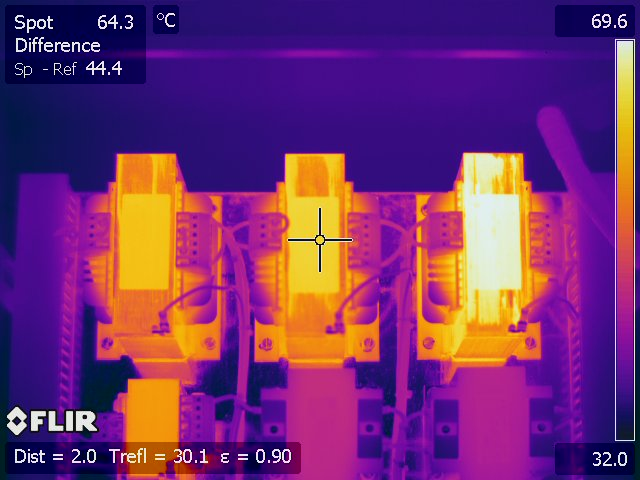
#> input picture core/cv/filr_image/Transformer.jpg, 640 x 480 px
$ python -i text_detection_by_MSER_SWT.py   (imports and definitions only)   (older library calls are emulated)
#> lines starting #> are read from the running program, lines starting #| are printed output that depends on the picture
'''
===============================================================================
-- Author:      Hamid Doostmohammadi, Azadeh Nazemi
-- Create date: 04/11/2020
-- Description:	This codes is for detection and ecxtraction of
                any text in wild range by MSER and SWT.
-- Status:      In progress
===============================================================================
'''

import argparse
import os
import sys
import numpy as np
from scipy.stats import mode, norm

import cv2
import matplotlib.pyplot as plt
import progressbar

AREA_LIM = 2.0e-4
PERIMETER_LIM = 1e-4
ASPECT_RATIO_LIM = 5.0
OCCUPATION_LIM = (0.23, 0.90)
COMPACTNESS_LIM = (3e-3, 1e-1)
SWT_TOTAL_COUNT = 10
SWT_STD_LIM = 20.0
STROKE_WIDTH_SIZE_RATIO_LIM = 0.02
STROKE_WIDTH_VARIANCE_RATIO_LIM = 0.15
STEP_LIMIT = 10
KSIZE = 3
ITERATION = 7
MARGIN = 10


def pltShow(*images):
    count = len(images)
    nRow = np.ceil(count / 3.)
    for i in range(count):
        plt.subplot(nRow, 3, i + 1)
        if len(images[i][0].shape) == 2:
            plt.imshow(images[i][0], cmap='gray')
        else:
            plt.imshow(images[i][0])
        plt.xticks([])
        plt.yticks([])
        plt.title(images[i][1])
    plt.show()


class TextDetection(object):

    def __init__(self, image_path):
#> called with image_path = '../filr_image/Transformer.jpg'
        self.imagaPath = image_path
        img = cv2.imread(image_path)
#> img is the input picture: shape (480, 640, 3); mean B, G, R 111.4, 49.6, 116.5
        h, w = img.shape[:2]
#> h = 480; w = 640

        h, w = img.shape[:2]
        rgbImg = cv2.cvtColor(img, cv2.COLOR_BGR2RGB)
        self.img = rgbImg
        self.final = rgbImg.copy()
        self.height, self.width = self.img.shape[:2]
#> self.height = 480; self.width = 640
        self.grayImg = cv2.cvtColor(self.img.copy(), cv2.COLOR_RGB2GRAY)
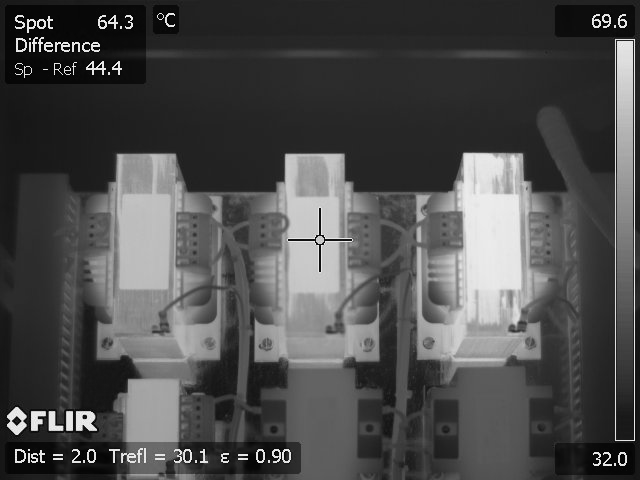
#> self.grayImg: shape (480, 640); min 0, max 253, mean 76.6
        self.cannyImg = self.applyCanny(self.img)
#> in applyCanny, `v = np.median(img)`: v = 79
#> in applyCanny, `lower = int(max(0, (1.0 - sigma) * v))`: lower = 52
#> in applyCanny, `upper = int(min(255, (1.0 + sigma) * v))`: upper = 105
#> in applyCanny, `return cv2.Canny(img, lower, upper)`:
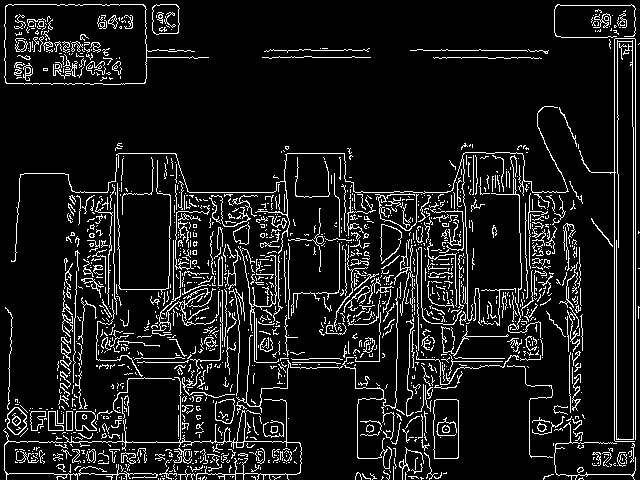
#> returned value: shape (480, 640); 9.9% white in thin lines or dots
        self.sobelX = cv2.Sobel(self.grayImg, cv2.CV_64F, 1, 0, ksize=-1)
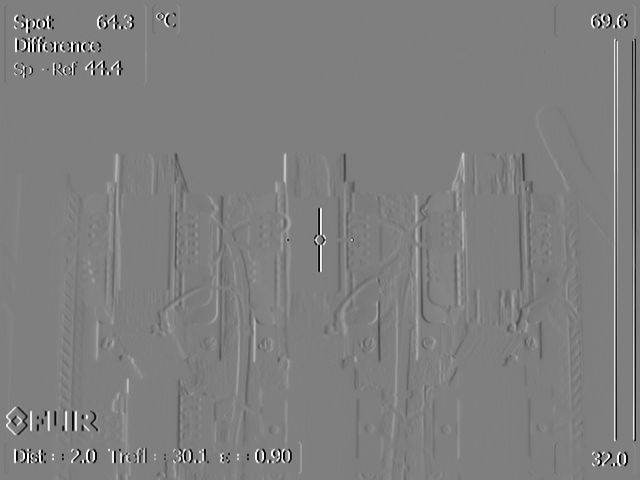
#> self.sobelX: shape (480, 640) float64; min -3738, max 3748, mean 0.2; drawn with min black and max white
        self.sobelY = cv2.Sobel(self.grayImg, cv2.CV_64F, 0, 1, ksize=-1)
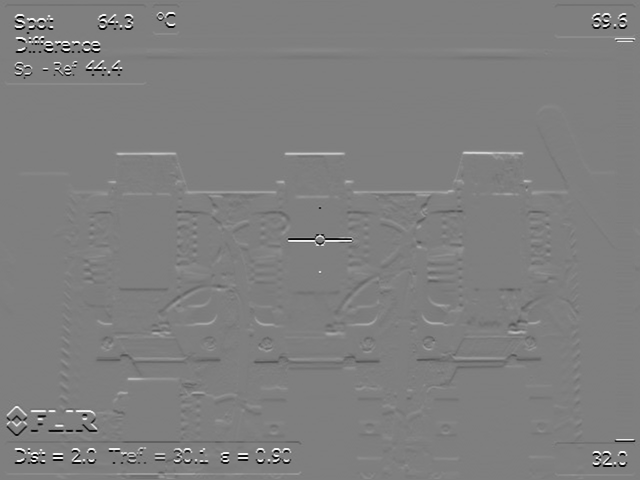
#> self.sobelY: shape (480, 640) float64; min -3779, max 3792, mean 1.8; drawn with min black and max white
        self.stepsX = self.sobelY.astype(int)
        self.stepsY = self.sobelX.astype(int)
        self.magnitudes = np.sqrt(
            self.stepsX * self.stepsX + self.stepsY * self.stepsY)
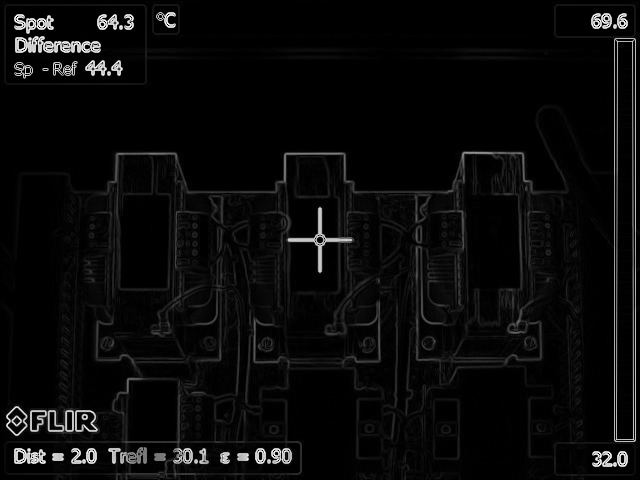
#> self.magnitudes: shape (480, 640) float64; min 0, max 4383.2, mean 181.5; drawn with min black and max white
        self.gradsX = self.stepsX / (self.magnitudes + 1e-10)
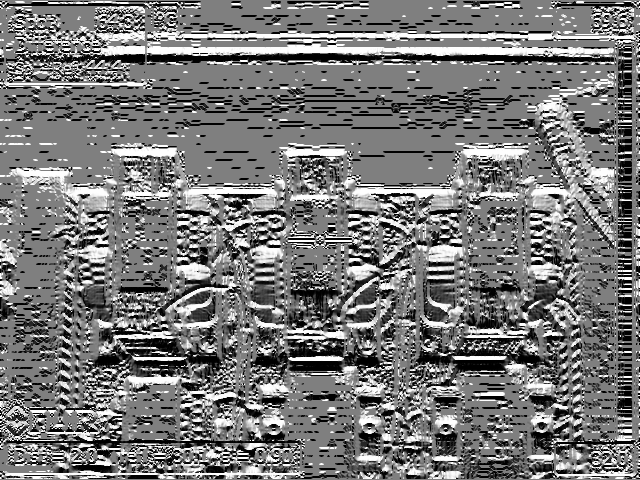
#> self.gradsX: shape (480, 640) float64; min -1, max 1, mean -0.0544; drawn with min black and max white
        self.gradsY = self.stepsY / (self.magnitudes + 1e-10)
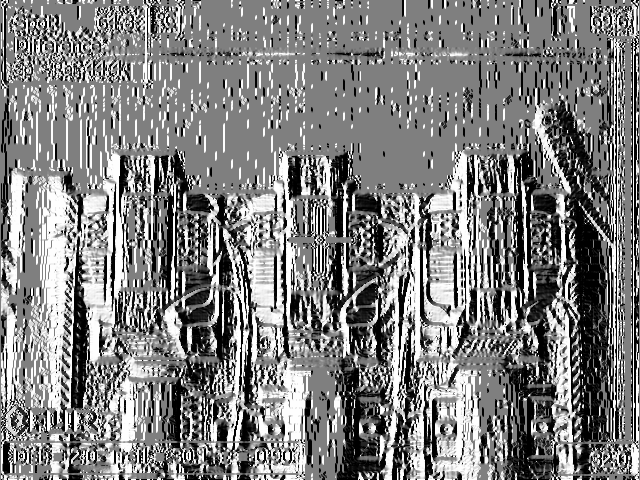
#> self.gradsY: shape (480, 640) float64; min -1, max 1, mean -8.95e-05; drawn with min black and max white

    def getMSERegions(self, img):
        mser = cv2.MSER_create()
        regions, bboxes = mser.detectRegions(img)
#> regions = 257 items; bboxes = 257 rows, first 6: [5, 4, 141, 80], [152, 5, 27, 29], [555, 5, 80, 32], [5, 442, 55, 32], [345, 305, 52, 174], [344, 256, 122, 223]
        return regions, bboxes

    def colorRegion(self, img, region):
        img[region[:, 1], region[:, 0], 0] = np.random.randint(
            low=100, high=256)
        img[region[:, 1], region[:, 0], 1] = np.random.randint(
            low=100, high=256)
        img[region[:, 1], region[:, 0], 2] = np.random.randint(
            low=100, high=256)
        return img

    def applyCanny(self, img, sigma=0.33):
        v = np.median(img)
        lower = int(max(0, (1.0 - sigma) * v))
        upper = int(min(255, (1.0 + sigma) * v))
        return cv2.Canny(img, lower, upper)

    def getRegionShape(self, region):
        return (max(region[:, 1]) - min(region[:, 1]), max(region[:, 0]) - min(region[:, 0]))

    def getRegionArea(self, region):
        return len(list(region))

    def getRegionPerimeter(self, region):
        x, y, w, h = cv2.boundingRect(region)
        return len(np.where(self.cannyImg[y:y + h, x:x + w] != 0)[0])

    def getOccupyRate(self, region):
        return (1.0 * self.getRegionArea(region)) / (self.getRegionShape(region)[0] * self.getRegionShape(region)[1] + 1.0e-10)

    def getAspectRatio(self, region):
        return (1.0 * max(self.getRegionShape(region))) / (min(self.getRegionShape(region)) + 1e-4)

    def getCompactness(self, region):
        return (1.0 * self.getRegionArea(region)) / (1.0 * self.getRegionPerimeter(region) ** 2)

    def getSolidity(self, region):
        x, y, w, h = cv2.boundingRect(region)
        return (1.0 * self.getRegionArea(region)) / ((1.0 * w * h) + 1e-10)

    def getStrokeProperties(self, strokeWidths):
        if len(strokeWidths) == 0:
            return (0, 0, 0, 0, 0, 0)
        try:
            mostStrokeWidth = mode(strokeWidths, axis=None)[0][0]
            mostStrokeWidthCount = mode(strokeWidths, axis=None)[1][0]
        except IndexError:
            mostStrokeWidth = 0
            mostStrokeWidthCount = 0
        try:
            mean, std = norm.fit(strokeWidths)
            xMin, xMax = int(min(strokeWidths)), int(max(strokeWidths))
        except ValueError:
            mean, std, xMin, xMax = 0, 0, 0, 0
        return (mostStrokeWidth, mostStrokeWidthCount, mean, std, xMin, xMax)

    def getStrokes(self, xywh):
        x, y, w, h = xywh
        strokeWidths = np.array([[np.Infinity, np.Infinity]])
        for i in range(y, y + h):
            for j in range(x, x + w):
                if self.cannyImg[i, j] != 0:
                    stepX = self.stepsX[i, j]
                    stepY = self.stepsY[i, j]
                    gradX = self.gradsX[i, j]
                    gradY = self.gradsY[i, j]

                    prevX, prevY, prevX_opp, prevY_opp, stepSize = i, j, i, j, 0

                    if DIRECTION == "light":
                        go, go_opp = True, False
                    elif DIRECTION == "dark":
                        go, go_opp = False, True
                    else:
                        go, go_opp = True, True

                    strokeWidth = np.Infinity
                    strokeWidth_opp = np.Infinity
                    while (go or go_opp) and (stepSize < STEP_LIMIT):
                        stepSize += 1

                        if go:
                            curX = np.int(np.floor(i + gradX * stepSize))
                            curY = np.int(np.floor(j + gradY * stepSize))
                            if (curX <= y or curY <= x or curX >= y + h or curY >= x + w):
                                go = False
                            if go and ((curX != prevX) or (curY != prevY)):
                                try:
                                    if self.cannyImg[curX, curY] != 0:
                                        if np.arccos(gradX * -self.gradsX[curX, curY] + gradY * -self.gradsY[curX, curY]) < np.pi/2.0:
                                            strokeWidth = int(
                                                np.sqrt((curX - i) ** 2 + (curY - j) ** 2))

                                            go = False
                                except IndexError:
                                    go = False

                                prevX = curX
                                prevY = curY

                        if go_opp:
                            curX_opp = np.int(np.floor(i - gradX * stepSize))
                            curY_opp = np.int(np.floor(j - gradY * stepSize))
                            if (curX_opp <= y or curY_opp <= x or curX_opp >= y + h or curY_opp >= x + w):
                                go_opp = False
                            if go_opp and ((curX_opp != prevX_opp) or (curY_opp != prevY_opp)):
                                try:
                                    if self.cannyImg[curX_opp, curY_opp] != 0:
                                        if np.arccos(gradX * -self.gradsX[curX_opp, curY_opp] + gradY * -self.gradsY[curX_opp, curY_opp]) < np.pi/2.0:
                                            strokeWidth_opp = int(
                                                np.sqrt((curX_opp - i) ** 2 + (curY_opp - j) ** 2))

                                            go_opp = False

                                except IndexError:
                                    go_opp = False

                                prevX_opp = curX_opp
                                prevY_opp = curY_opp

                    strokeWidths = np.append(
                        strokeWidths, [(strokeWidth, strokeWidth_opp)], axis=0)

        strokeWidths_opp = np.delete(
            strokeWidths[:, 1], np.where(strokeWidths[:, 1] == np.Infinity))
        strokeWidths = np.delete(strokeWidths[:, 0], np.where(
            strokeWidths[:, 0] == np.Infinity))
        return strokeWidths, strokeWidths_opp

    def detect(self):
        res10 = np.zeros_like(self.img)
        boxRes = self.img.copy()

        regions, bboxes = self.getMSERegions(self.grayImg)
#> regions = 257 items

        n1 = len(regions)
#> n1 = 257
        n2, n3, n4, n5, n6, n7, n8, n9, n10 = [0] * 9
        bar = progressbar.ProgressBar(maxval=n1, widgets=[progressbar.Bar(
            marker='=', left='[', right=']'), ' ', progressbar.SimpleProgress()])

        bar.start()
        for i, region in enumerate(regions):
            bar.update(i + 1)

            if self.getRegionArea(region) > self.grayImg.shape[0] * self.grayImg.shape[1] * AREA_LIM:
                n2 += 1

                if self.getRegionPerimeter(region) > 2 * (self.grayImg.shape[0] + self.grayImg.shape[1]) * PERIMETER_LIM:
                    n3 += 1

                    if self.getAspectRatio(region) < ASPECT_RATIO_LIM:
                        n4 += 1

                        if (self.getOccupyRate(region) > OCCUPATION_LIM[0]) and (self.getOccupyRate(region) < OCCUPATION_LIM[1]):
                            n5 += 1

                            if (self.getCompactness(region) > COMPACTNESS_LIM[0]) and (self.getCompactness(region) < COMPACTNESS_LIM[1]):
                                n6 += 1

                                x, y, w, h = bboxes[i]

                                strokeWidths, strokeWidths_opp = self.getStrokes(
                                    (x, y, w, h))
                                if DIRECTION != "both+":
                                    strokeWidths = np.append(
                                        strokeWidths, strokeWidths_opp, axis=0)
                                    strokeWidth, strokeWidthCount, mean, std, xMin, xMax = self.getStrokeProperties(
                                        strokeWidths)
                                else:
                                    strokeWidth, strokeWidthCount, mean, std, xMin, xMax = self.getStrokeProperties(
                                        strokeWidths)
                                    strokeWidth_opp, strokeWidthCount_opp, mean_opp, std_opp, xMin_opp, xMax_opp = self.getStrokeProperties(
                                        strokeWidths_opp)
                                    if strokeWidthCount_opp > strokeWidthCount:
                                        strokeWidths = strokeWidths_opp
                                        strokeWidth = strokeWidth_opp
                                        strokeWidthCount = strokeWidthCount_opp
                                        mean = mean_opp
                                        std = std_opp
                                        xMin = xMin_opp
                                        xMax = xMax_opp

                                if len(strokeWidths) > SWT_TOTAL_COUNT:
                                    n7 += 1

                                    if std < SWT_STD_LIM:
                                        n8 += 1

                                        strokeWidthSizeRatio = strokeWidth / \
                                            (1.0 * max(self.getRegionShape(region)))
                                        if strokeWidthSizeRatio > STROKE_WIDTH_SIZE_RATIO_LIM:
                                            n9 += 1

                                            strokeWidthVarianceRatio = (
                                                1.0 * strokeWidth) / (std ** std)
                                            if strokeWidthVarianceRatio > STROKE_WIDTH_VARIANCE_RATIO_LIM:
                                                n10 += 1
                                                res10 = self.colorRegion(
                                                    res10, region)
#> this loop made 257 passes
#> strokeWidths_opp on passes 18 to 19: [7, 9, 10, 8, 8, 8], [7, 9, 10, 8, 8, 8]
#> res10: shape (480, 640, 3); every value is 0

        bar.finish()
        print("{} regions left.".format(n10))
#| 0 regions left.

        binarized = np.zeros_like(self.grayImg)
        rows, cols, color = np.where(res10 != [0, 0, 0])
        binarized[rows, cols] = 255

        kernel = np.zeros((KSIZE, KSIZE), dtype=np.uint8)
        kernel[(KSIZE // 2)] = 12

        res = np.zeros_like(self.grayImg)
        dilated = cv2.dilate(binarized.copy(), kernel, iterations=ITERATION)
        contours, hierarchies = cv2.findContours(
            dilated, cv2.RETR_TREE, cv2.CHAIN_APPROX_SIMPLE)
        for i, (contour, hierarchy) in enumerate(zip(contours, hierarchies[0])):
            if hierarchy[-1] == -1:
                rect = cv2.minAreaRect(contour)
                box = cv2.boxPoints(rect)
                box = np.int0(box)
                print(box)
                cv2.drawContours(self.final, [box], 0, (0, 255, 0), 2)
                cv2.drawContours(res, [box], 0, 255, -1)
#> res: shape (480, 640); every value is 0
        return res


DIRECTION = 'both+'

# [1 line that did not run here, left out]

# [1 line that did not run here, left out]
# [1 line that did not run here, left out]
# [1 line not run here, left out]

#> (the run stopped early here; a loop or call above may not have finished)
